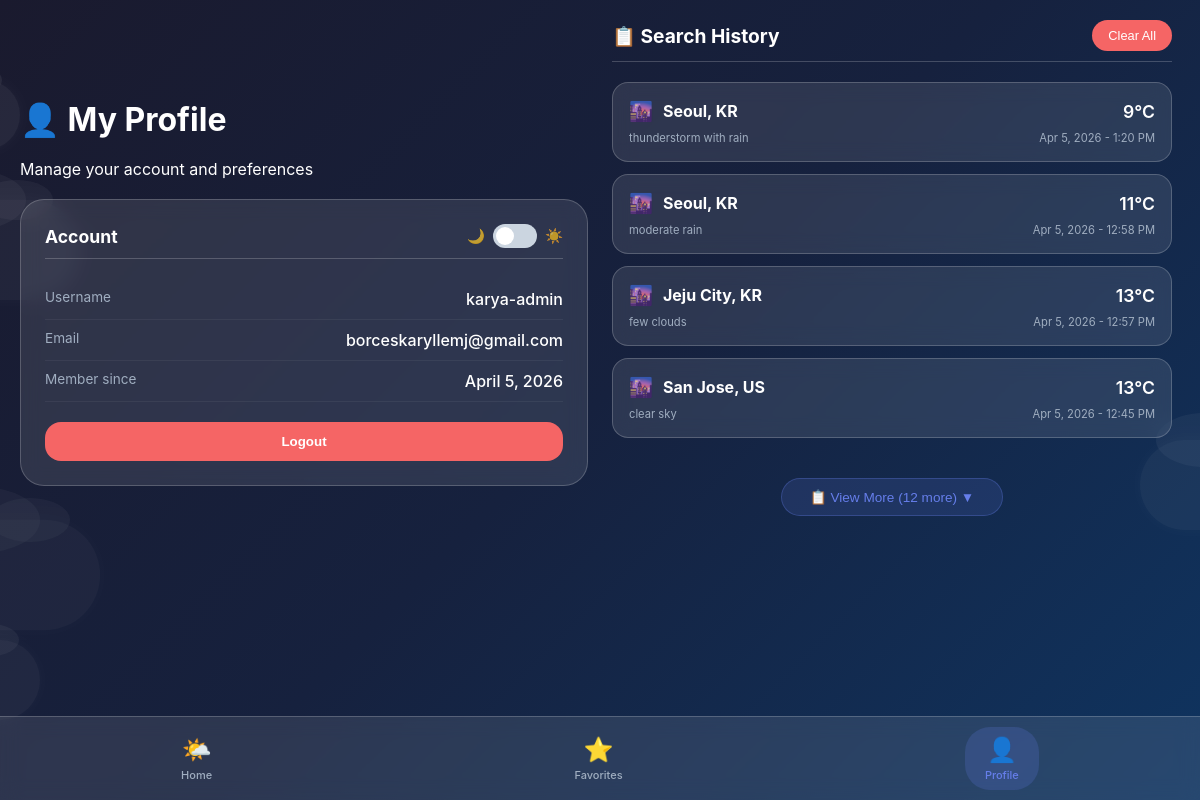
/profile/ (signed in), run on the app's committed database.
### weatherwise/models.py (models this page shows, shortened)
class WeatherSearch(models.Model):
    user = models.ForeignKey(User, on_delete=models.CASCADE, null=True, blank=True)
    city = models.CharField(max_length=100)
    country = models.CharField(max_length=100, blank=True)
    temperature = models.FloatField()
    feels_like = models.FloatField(null=True, blank=True)
    description = models.CharField(max_length=200)
    icon = models.CharField(max_length=10, blank=True)
    humidity = models.IntegerField()
    wind_speed = models.FloatField()
    pressure = models.IntegerField(null=True, blank=True)
    searched_at = models.DateTimeField(auto_now_add=True)
    class Meta:
        ordering = ['-searched_at']
        indexes = [
            models.Index(fields=['user', '-searched_at']),
            models.Index(fields=['city']),
        ]

### weatherwise/views.py (the view)
# urls.py: path('profile/', views.profile_view, name='profile'),
@login_required
def profile_view(request):
    search_history = WeatherSearch.objects.filter(user=request.user)[:20]
    context = {
        'search_history': search_history,
    }
    return render(request, 'weatherwise/profile.html', context)

### weatherwise/templates/weatherwise/profile.html (shortened to what this page needs)
{% extends 'base.html' %}
{% block content %}
<div class="two-column-layout">
    <div class="left-column">
        <div class="sticky-content">
            <h1>👤 My Profile</h1>
                <p>Manage your account and preferences</p>
            <div class="profile-card">
                <div class="card-header">
                    <h3>Account</h3>
                    <div class="theme-switch-wrapper">
                        <span class="theme-icon moon">🌙</span>
                        <label class="theme-switch">
                            <span class="slider"></span>
                        </label>
                        <span class="theme-icon sun">☀️</span>
                    </div>
                </div>
                <div class="account-info">
                    <div class="info-row">
                        <span class="info-label">Username</span>
                        <span class="info-value">{{ user.username }}</span>
                    </div>
                    <div class="info-row">
                        <span class="info-label">Email</span>
                        <span class="info-value">{{ user.email|default:"Not provided" }}</span>
                    </div>
                    <div class="info-row">
                        <span class="info-label">Member since</span>
                        <span class="info-value">{{ user.date_joined|date:"F j, Y" }}</span>
                    </div>
                </div>
                <form method="post" action="{% url 'accounts:logout' %}">
                    <button type="submit" class="logout-btn">Logout</button>
                </form>
            </div>
        </div>
    </div>
    <div class="right-column">
        <div class="history-header">
            <h3>📋 Search History</h3>
            {% if search_history %}
            <form method="post" action="{% url 'weatherwise:clear_history' %}" onsubmit="return confirm('Clear all history?')">
                <button type="submit" class="clear-btn">Clear All</button>
            </form>
            {% endif %}
        </div>
        <div id="searchHistoryContainer">
            {% if search_history %}
                <div class="history-list">
                    {% for search in search_history %}
                    <div class="history-item {% if forloop.counter > 4 %}history-hidden{% endif %}"
                         onclick="window.location.href='/?city={{ search.city }}'">
                        <div class="history-main">
                            <div class="history-city">
                                <span class="history-icon">🌆</span>
                                <strong>{{ search.city }}, {{ search.country }}</strong>
                            </div>
                            <div class="history-temp">{{ search.temperature|floatformat:0 }}°C</div>
                        </div>
                        <div class="history-meta">
                            <span>{{ search.description }}</span>
                            <span>{{ search.searched_at|date:"M j, Y - g:i A" }}</span>
                        </div>
                    </div>
                    {% endfor %}
                </div>
                {% if search_history|length > 4 %}
                <div class="view-more-container">
                    <button id="viewMoreBtn" class="view-more-btn" onclick="toggleHistory()">
                        📋 View More ({{ search_history|length|add:"-4" }} more) ▼
                    </button>
                </div>
                {% endif %}
            {% else %}
                <div class="empty-history">
                    <div class="empty-icon">📭</div>
                    <p>No search history yet</p>
                    <p class="empty-hint">Search for a city to see it here!</p>
                </div>
            {% endif %}
        </div>
    </div>
</div>
{% endblock %}

### templates/base.html (shortened to what this page needs)
<!DOCTYPE html>
<html lang="en">
<head>
</head>
<body>
    <div class="cloud-bg">
        <div class="cloud cloud-1"></div>
        <div class="cloud cloud-2"></div>
        <div class="cloud cloud-4"></div>
        <div class="cloud cloud-5"></div>
        <div class="cloud cloud-7"></div>
    </div>
    <div class="container content-transition" id="mainContent">
        {% block content %}{% endblock %}
    </div>
    <div class="bottom-nav">
        <a href="{% url 'weatherwise:home' %}" class="nav-item" id="navHome">
            <span class="nav-icon">🌤️</span>
            <span class="nav-label">Home</span>
        </a>
        <a href="{% url 'weatherwise:favorites' %}" class="nav-item" id="navFavorites">
            <span class="nav-icon">⭐</span>
            <span class="nav-label">Favorites</span>
        </a>
        <a href="{% url 'weatherwise:profile' %}" class="nav-item" id="navProfile">
            <span class="nav-icon">👤</span>
            <span class="nav-label">Profile</span>
        </a>
    </div>
</body>
</html>

### templates/base.html (style rules this page uses)
* { margin: 0; padding: 0; box-sizing: border-box; }
:root { --card-bg: rgba(255, 255, 255, 0.1); --text-color: #ffffff; --text-secondary: #a0aec0; --border-color: rgba(255, 255, 255, 0.2); --primary: #667eea; --primary-dark: #5a67d8; --danger: #f56565; --success: #48bb78; }
body { font-family: -apple-system, BlinkMacSystemFont, 'Segoe UI', Roboto, 'Helvetica Neue', sans-serif; color: var(--text-color); min-height: 100vh; padding-bottom: 70px; transition: all 0.3s ease; position: relative; overflow-x: hidden; }
body { background: linear-gradient(135deg, #1a1a2e 0%, #16213e 50%, #0f3460 100%); }
.cloud-bg { position: fixed; top: 0; left: 0; right: 0; bottom: 0; z-index: 0; overflow: hidden; pointer-events: none; }
.cloud { position: absolute; background: rgba(255, 255, 255, 0.15); border-radius: 1000px; box-shadow: 0 0 20px rgba(255, 255, 255, 0.1); animation: floatClouds linear infinite; }
.cloud::before, .cloud::after { content: ''; position: absolute; background: inherit; border-radius: 50%; }
.cloud::before { width: 60%; height: 60%; top: -30%; left: 10%; }
.cloud::after { width: 40%; height: 40%; top: -20%; right: 15%; }
.cloud-1 { width: 120px; height: 70px; top: 10%; left: -100px; animation-duration: 30s; opacity: 0.4; }
.cloud-2 { width: 180px; height: 100px; top: 25%; left: -100px; animation-duration: 45s; opacity: 0.3; }
.cloud-4 { width: 200px; height: 110px; top: 65%; left: -100px; animation-duration: 50s; opacity: 0.25; }
.cloud-5 { width: 140px; height: 80px; top: 80%; left: -100px; animation-duration: 40s; opacity: 0.3; }
.cloud-7 { width: 160px; height: 90px; top: 55%; right: -100px; animation-name: floatCloudsReverse; animation-duration: 42s; opacity: 0.3; }
.container { max-width: 1400px; margin: 0 auto; padding: 20px; position: relative; z-index: 10; transition: opacity 0.25s ease, transform 0.25s ease; }
.bottom-nav { position: fixed; bottom: 0; left: 0; right: 0; background: var(--card-bg); backdrop-filter: blur(10px); display: flex; justify-content: space-around; padding: 10px 0; border-top: 1px solid var(--border-color); z-index: 1000; }
.nav-item { display: flex; flex-direction: column; align-items: center; text-decoration: none; color: var(--text-secondary); padding: 8px 20px; border-radius: 25px; transition: all 0.3s; }
.nav-item.active { color: var(--primary); background: rgba(102, 126, 234, 0.2); }
.nav-icon { font-size: 24px; margin-bottom: 4px; }
.nav-label { font-size: 11px; font-weight: 500; }

### data on the page
WeatherSearch: city "Seoul", country "KR", temperature "9", description "thunderstorm with rain", searched_at "Apr 5, 2026 - 1:20 PM"
WeatherSearch: city "Seoul", country "KR", temperature "11", description "moderate rain", searched_at "Apr 5, 2026 - 12:58 PM"
WeatherSearch: city "Jeju City", country "KR", temperature "13", description "few clouds", searched_at "Apr 5, 2026 - 12:57 PM"
WeatherSearch: city "San Jose", country "US", temperature "13", description "clear sky", searched_at "Apr 5, 2026 - 12:45 PM"

### other printed values
{{ user.username }} "karya-admin"
{{ user.email|default:"Not provided" }} "borceskaryllemj@gmail.com"
{{ user.date_joined|date:"F j, Y" }} "April 5, 2026"
{{ search_history|length|add:"-4" }} "12"
